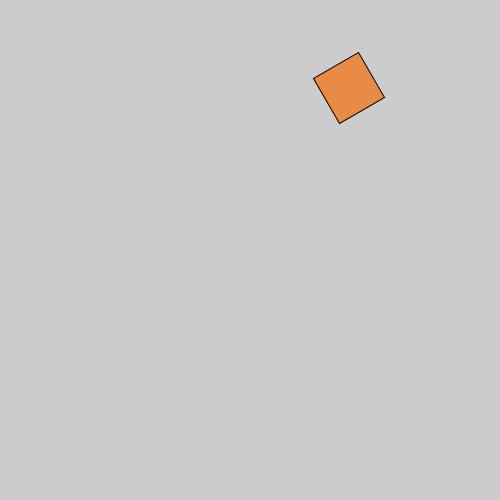
Frame 1 (no input)
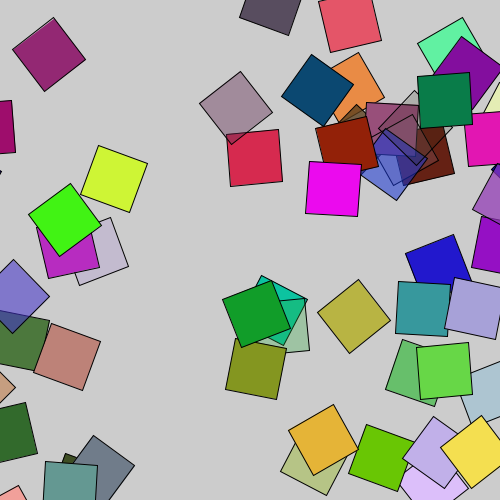
Frame 60 (the mouse pressed at the canvas centre just before this capture)
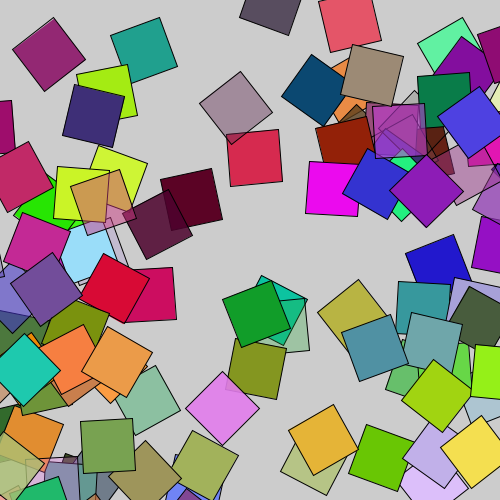
Frame 120 (the mouse held since frame 60 and released just before this capture)

The Processing sketch that drew these frames (run headless with seeded random() and noise(); from frame 60 on, the mouse is pressed at the canvas centre):

// Processing sketch: processing_141897
// ── processing_141897.pde

/*
  Rotating squares all over, with random transparency
 */

// rotation angle
float angle= PI/3.0;
int move= 100;

void setup() {
  size(500, 500);
  // Decrease framerate for better visual outcome
  frameRate(10);
}

void draw() {
  // Increase randomness
  randomSeed(millis());
  //Moving zero-coordinate point
  translate(random(500),random(500));
  // rotate the rectangle
  rotate(angle);
  // Fill with random colours and random transparency
  fill(random(255), random(255), random(255),random(1000));
  // draw the rectangle
  rect(26, 26, 52, 52);
  // Increase the angle for the next rectangle
  angle++;
}
